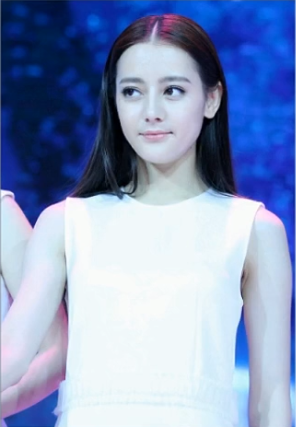
#> input picture code_images/Dilraba.png, 296 x 427 px
$ python case_09_histomgram.py
#> lines starting #> are read from the running program, lines starting #| are printed output that depends on the picture
#> in main, img is the input picture: shape (427, 296, 3); mean B, G, R 191, 152.4, 134.9
import cv2 as cv
import numpy as np
from matplotlib import pyplot as plt

'''
图像直方图：统计每个像素点的个数

    一维：只考虑了图像的一个特征：灰度值
        使用 OpenCV 统计直方图

        cv2.calcHist(images,channels,mask,histSize,ranges)

            - images： 原图像图像格式为 uint8 或 ﬂoat32。当传入函数时应用中括号 [] 括来例如[img]
            - channels：同样用中括号括来它会告函数我们统幅图 像的直方图。
               - 如果入图像是灰度图它的值就是 [0]
               - 如果是彩色图像的传入的参数可以是 [0] [1] [2] 它们分别对应着 BGR。
            - mask：掩模图像。统整幅图像的直方图就把它为 None。但是如 果你想统图像某一分的直方图的你就制作一个掩模图像并 使用它。
            - histSize：BIN 的数目。也应用中括号括来
            - ranges：像素值范围常为 [0 256]

        使用 Numpy 统计直方图

        hist,bins = np.histogram(img.ravel(),256,[0,256])
        hist = np.bincount(img.ravel(), minlength=256) 它的运行速度是np.histgram 的十倍。所以对于一维直方图，我们最好使用这个函数。

        OpenCV 的函数要比 np.histgram() 快 40 倍。所以坚持使用OpenCV 函数。

    二维：考虑两个图像特征。对于彩色图像的直方图通常情况下我们需要考虑每个的颜色（ Hue）和饱和度（ Saturation）。根据这两个特征绘制 2D 直方图

绘制直方图
    有两种方法来绘制直方图：
    1. Short Way（简单方法）：使用 Matplotlib 中的绘图函数。
        plt.hist(img.ravel(),256,[0,256]);

    2. Long Way（复杂方法）：使用 OpenCV 绘图函数

'''


# 绘制图像直方图
def plot_demo(image):
    # image.ravel()将图像展开，256为bins数量，[0, 256]为范围
    plt.hist(image.ravel(), 256, [0, 256])
    plt.show()
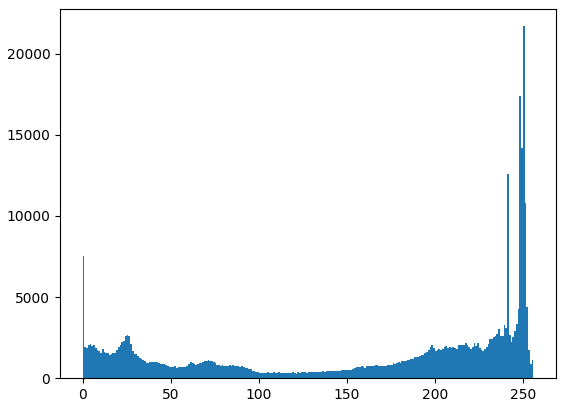
#> figure drawn by matplotlib, 1 panel; tallest bar 21700 high, from x = 250 to 251


# 分别绘制三个通道的直方图
def image_hist(image):
    color = ('blue', 'green', 'red')

    for i, color in enumerate(color):
        hist = cv.calcHist(image, [i], None, [256], [0, 256])
        print(hist.shape)
        plt.plot(hist, color=color)
        plt.xlim([0, 256])
    plt.show()
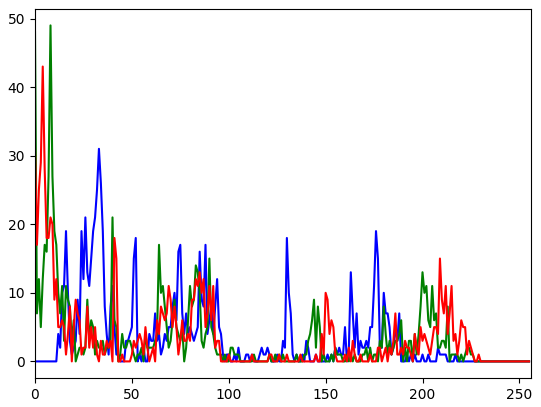
#> figure drawn by matplotlib, 1 panel; curve peaks at x = 33, y = 31; curve peaks at x = 8, y = 49; curve peaks at x = 4, y = 43


def main():
    # 读取图片
    img = cv.imread("../code_images/Dilraba.png")

    # 创建窗口，窗口尺寸自动调整
    # cv.namedWindow("lena", cv.WINDOW_AUTOSIZE)

    # 显示图片
    cv.imshow("Dilraba", img)

    plot_demo(img)
    image_hist(img)

    # 等待键盘输入
    cv.waitKey(0)
    cv.destroyAllWindows()


if __name__ == '__main__':
    main()

$ run again, with code_images/CharlizeTheron.png copied over code_images/Dilraba.png
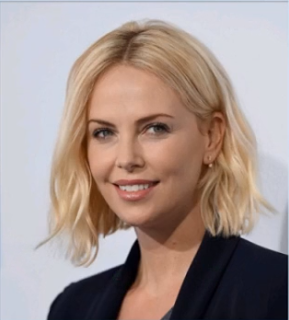
#> input picture code_images/CharlizeTheron.png, 289 x 320 px
#> in main, img is the input picture: shape (320, 289, 3); mean B, G, R 143, 148.2, 165
#> in plot_demo, `plt.show()`:
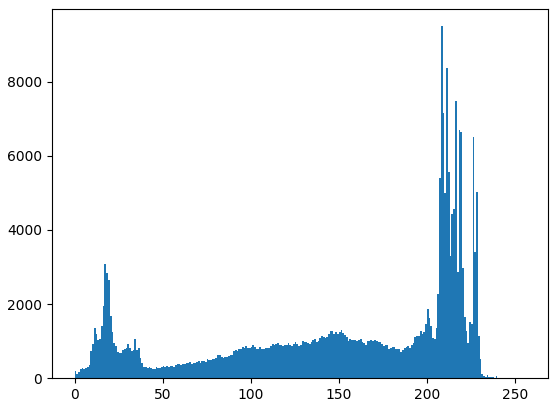
#> figure drawn by matplotlib, 1 panel; tallest bar 9492 high, from x = 208 to 209
#> in image_hist, `plt.show()`:
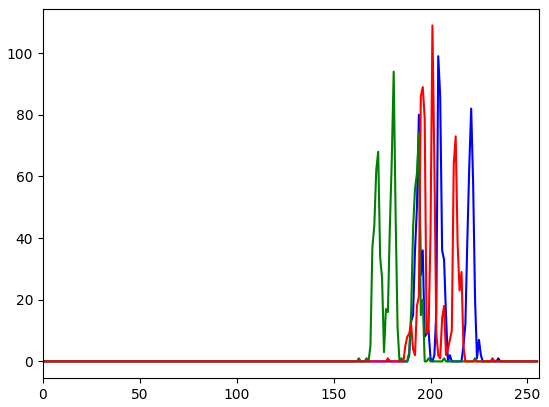
#> figure drawn by matplotlib, 1 panel; curve peaks at x = 204, y = 99; curve peaks at x = 181, y = 94; curve peaks at x = 201, y = 109
